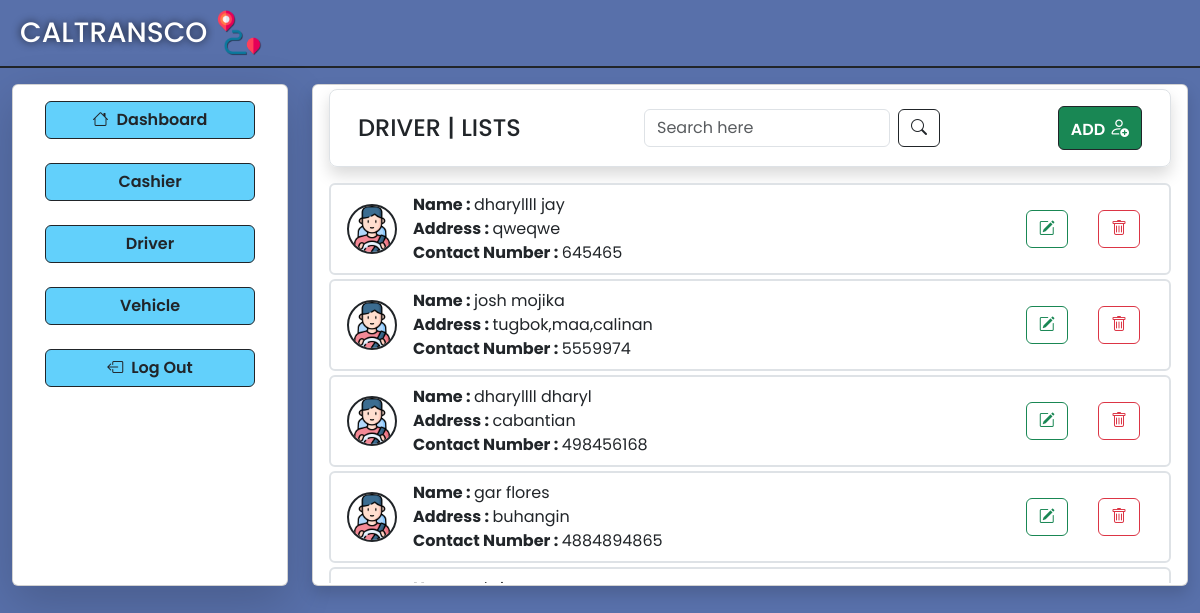
The page /Driver/view_driver.php on the database its author committed.
### tables this page shows
CREATE TABLE `driver` (
  `id` int(11) NOT NULL,
  `driver_fname` varchar(255) NOT NULL,
  `driver_lname` varchar(255) NOT NULL,
  `driver_address` varchar(255) NOT NULL,
  `driver_contactNum` varchar(255) NOT NULL
);

### Driver/view_driver.php (the view, shortened to what this page needs)
<!DOCTYPE html>
<html lang="en">
<?php
include "../Database/db_connect.php";
require "../global/head.php";
?>
<body>
    <div class="con-bg container-fluid vh-100">
        <div class="row border border-start-0 border-end-0 border-top-0 border-2 border-dark pb-2">
            <div class="col d-flex gap-2 ms-2 mt-2">
                <a href="../AdminUI/adminDashboard.php" style="text-decoration: none;" class="d-flex gap-2">
                    <h1 class="fs-3 mt-2 text-white" style="text-shadow: 0px 0px 8px rgba(0, 0, 0, 0.8);">CALTRANSCO</h1>
                    <img src="../images/image.png" alt="" class="img-fluid " width="50" height="50">
                </a>
            </div>
        </div>
        <div class="row pt-3">
            <div class="col col-3">
                <div class="card shadow-lg">
                    <div style="height: 500px;" class="card_css card-body">
                        <div class="mx-3 mb-3">
                            <a class="btn btn-h w-100 fw-semibold  mb-2 border border-1 border-dark" href="../AdminUI/adminDashboard.php"><i class="bi bi-house me-2"></i>Dashboard</a>
                        </div>
                        <div class="mx-3 mb-3">
                            <a class="btn btn-h w-100 fw-semibold  mb-2 border border-1 border-dark" href="../Cashier/view_cashier.php">Cashier</a>
                        </div>
                        <div class="mx-3 mb-3">
                            <a class="btn btn-h w-100 fw-semibold mb-2 border border-1 border-dark" href="../Driver/view_driver.php">Driver</a>
                        </div>
                        <div class="mx-3 mb-3">
                            <a class="btn btn-h w-100 fw-semibold  mb-2 border border-1 border-dark" href="../Vehicle/view_vehicle.php">Vehicle</a>
                        </div>
                        <div class="mx-3">
                            <a href="../Login-Register/Login.php" class="btn btn-h w-100 border border-1 border-dark fw-semibold"><i class="bi bi-box-arrow-left me-2"></i>Log Out</a>
                        </div>
                    </div>
                </div>
            </div>
            <div class="col col-9">
                <div class="card shadow">
                    <div style="height: 500px;" class="card-body pt-1">
                        <div class="row rounded-3 border border-1 border-gray shadow  d-flex align-items-center mx-0 p-3 mb-3">
                            <div class="col col-3 d-flex align-items-center">
                                <h1 class="fs-4 pt-2">DRIVER | LISTS</h1>
                            </div>
                            <div class="col col-6 d-flex gap-2  ps-5">
                                <form method="GET" action="view_driver.php" class="d-flex gap-2 ps-5">
                                    <input type="text" name="query" class="form-control" placeholder="Search here" value="<?php echo isset($_GET['query']) ? $_GET['query'] : ''; ?>">
                                    <button type="submit" class="btn btn-outline-dark"><i class="bi bi-search"></i></button>
                                </form>
                            </div>
                            <div class="col col-3 text-end">
                                <a class="btn btn-success border border-1 border-dark fw-semibold" href="add_driver.php">ADD
                                    <i class="bi fs-5 bi-person-add"></i>
                                </a>
                            </div>
                        </div>
                        <div style="max-height: 400px; overflow-y: auto;">
                            <?php
                            try {
                                $sql = "SELECT * FROM driver";
                                $result = $conn->query($sql);
                                if ($result->num_rows > 0) {
                                    while ($row = $result->fetch_assoc()) {
                            ?>
                                        <ul class="list-group mb-1">
                                            <li class="list-group-item d-flex align-items-center justify-content-between border border-2">
                                                <div class="d-flex align-items-center">
                                                    <div>
                                                        <img src="../images/driver.png" alt="" class="img-fluid rounded-pill border border-2 border-dark me-3" width="50" height="50">
                                                    </div>
                                                    <div>
                                                        <span><strong>Name : </strong><?php echo $row['driver_fname'] . ' ' . $row['driver_lname']; ?></span><br>
                                                        <span><strong>Address : </strong><?php echo $row['driver_address']; ?></span><br>
                                                        <span><strong>Contact Number : </strong><?php echo $row['driver_contactNum']; ?></span>
                                                    </div>
                                                </div>
                                                <div class="group-btn">
                                                    <a href="../Driver/edit_driver.php?id=<?php echo $row['id']; ?>" class="btn"><i class="btn btn-outline-success bi bi-pencil-square"></i></a>
                                                    <a href="../Operations/op_delete_driver.php?id=<?php echo $row['id']; ?>" class="btn"><i class="btn btn-outline-danger bi bi-trash"></i></a>
                                                </div>
                                            </li>
                                        </ul>
                            <?php
                                    }
                                } else {
                                    echo '<div class="text-center mt-3"><p class="text-muted fs-5">No drivers found.</p></div>';
                                }
                            } catch (\Exception $e) {
                                die($e);
                            }
                            ?>
                        </div>
                    </div>
                </div>
            </div>
        </div>
    </div>
</body>
</html>

### global/head.php (shortened to what this page needs)
<head>
    <link href="https://cdn.jsdelivr.net/npm/bootstrap@5.3.3/dist/css/bootstrap.min.css" rel="stylesheet">
    <link rel="stylesheet" href="https://cdn.jsdelivr.net/npm/bootstrap-icons@1.11.3/font/bootstrap-icons.min.css">
    <link rel="stylesheet" href="../CSS/style.css">
</head>

### CSS/style.css (style rules this page uses)
* { font-family: 'Poppins', sans-serif; }
.con-bg { background-color: #5870aa; }
.btn-h { background-color: #62d0fb; }

### rows shown on the page
driver: driver_fname "dharyllll", driver_lname "jay", driver_address "qweqwe", driver_contactNum "645465"
driver: driver_fname "josh", driver_lname "mojika", driver_address "tugbok,maa,calinan", driver_contactNum "5559974"
driver: driver_fname "dharyllll", driver_lname "dharyl", driver_address "cabantian", driver_contactNum "498456168"
driver: driver_fname "gar", driver_lname "flores", driver_address "buhangin", driver_contactNum "4884894865"
